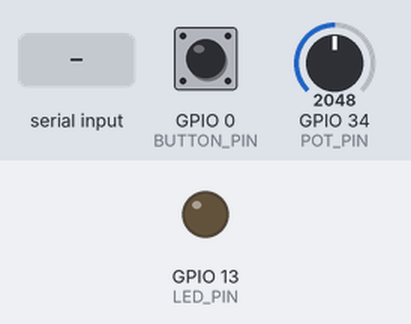
This program was run on a simulated ESP32. On the bench: output pins drawn as LEDs (lit = HIGH). Dashed ring = blinking. The inputs (shaded band) are chosen by the test bench; at power-on: GPIO 0 (BUTTON_PIN) HIGH, GPIO 34 (POT_PIN) = 2048 (analog values on the 0–4095 scale). Random numbers use the default seed unless the program sets one; nothing arrives over Bluetooth unless stated; a phone connects over Bluetooth LE 3 s after start; what the program prints to the serial monitor is not drawn.

Above: at 2.4 s.
2.5 s: GPIO 0 (BUTTON_PIN) pulled LOW for 0.15 s
5.7 s: "b" received over Serial
At 8.6 s:
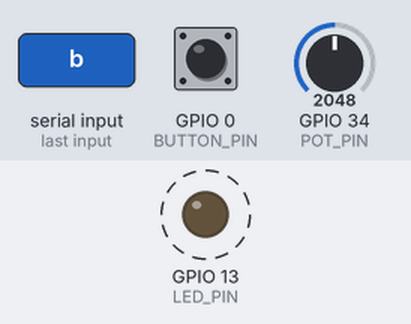
8.7 s: "a" received over Serial
11.7 s: GPIO 0 (BUTTON_PIN) pulled LOW for 1 s
14.7 s: "A" received over Serial
Timing chart, 0 to 18.7 s (numbered marks = the images above; inputs shaded):
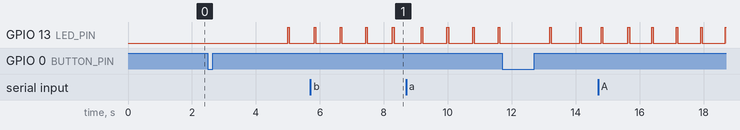

Measured:
- by itself, GPIO 13 (LED_PIN): alternates HIGH for 0.05 s and LOW for 0.72 s

The program:

main.cpp
```cpp
// =============================================================================
// CardioGuard ESP32 Holter ECG Simulator
// =============================================================================
// This firmware simulates an ESP32 board as a BLE Holter ECG device.
// Fully compatible with the mobile app (CardioGuard Patient App).
//
// Pairing protocol:
//   - Device name: "CardioGuard-SIM" (mobile app filters by "CardioGuard" prefix)
//   - ECG data via Heart Rate Service (0x180D)
//   - Battery level via Battery Service (0x180F)
//   - Firmware info via Device Information Service (0x180A)
//
// Packet Format (exactly matches mobile ECGParser.ts):
//   [0-1]  uint16  Sequence number (little-endian)
//   [2-3]  uint16  Number of samples in this packet (little-endian)
//   [4+]   int16[] Raw ADC values (little-endian, 2 bytes each)
//
// Heart rate adjustable via potentiometer (GPIO 34): 40-180 BPM
// Heartbeat indicator via built-in LED (GPIO 2)
// =============================================================================

#include <Arduino.h>
#include <BLEDevice.h>
#include <BLEServer.h>
#include <BLEUtils.h>
#include <BLE2902.h>
#include <math.h>
#include <esp_task_wdt.h>   // For watchdog control

// ─────────────────────────────────────────────────────────────────────────────
// Configuration — Values matching the mobile app
// ─────────────────────────────────────────────────────────────────────────────

// Device name (matches BLE_CONFIG.deviceNamePrefix = "CardioGuard")
#define DEVICE_NAME "CardioGuard-SIM"

// Firmware version
#define FIRMWARE_VERSION "SIM-ESP32-1.0.0"

// ─── BLE Service & Characteristic UUIDs ─────────────────────────────────────
// These are identical to mobile/src/types/device.ts → ECG_SERVICE_UUIDS.

// Heart Rate Service (ECG data is sent over this service)
#define ECG_SERVICE_UUID        "0000180d-0000-1000-8000-00805f9b34fb"
#define ECG_DATA_CHAR_UUID      "00002a37-0000-1000-8000-00805f9b34fb"

// Battery Service
#define BATTERY_SERVICE_UUID    "0000180f-0000-1000-8000-00805f9b34fb"
#define BATTERY_LEVEL_CHAR_UUID "00002a19-0000-1000-8000-00805f9b34fb"

// Device Information Service
#define DEVICE_INFO_SERVICE_UUID    "0000180a-0000-1000-8000-00805f9b34fb"
#define FIRMWARE_VERSION_CHAR_UUID  "00002a26-0000-1000-8000-00805f9b34fb"

// ─── ECG Signal Configuration ───────────────────────────────────────────────
// These match mobile/src/constants/config.ts → ECG_CONFIG.

#define SAMPLE_RATE       250     // Hz — same as sampleRate
#define ADC_TO_MV         0.00286 // Calibration factor — same as adcToMv
#define SAMPLES_PER_PACKET 8      // Number of samples per BLE packet (4+8*2=20 bytes, fits default MTU)
#define PACKET_INTERVAL_MS 32     // (1000 / SAMPLE_RATE) * SAMPLES_PER_PACKET = 32ms

// ─── Hardware Pins ──────────────────────────────────────────────────────────
// DeneyapKart A1: Built-in blue LED = GPIO 13 (LEDB)
// If using standard ESP32 DevKit, set LED_PIN to 2.
#define LED_PIN       13      // DeneyapKart A1 built-in LED (LEDB)
#define POT_PIN       34      // Potentiometer (BPM adjustment, optional)
// WARNING: "D8" label on DeneyapKart is NOT GPIO 8!
// GPIO 6-11 are connected to SPI Flash — using them causes crash.
// BOOT button (GPIO 0) is safe on all ESP32 boards.
#define BUTTON_PIN    0       // BOOT button (GPIO 0) — arrhythmia trigger

// ─── Battery Simulation ─────────────────────────────────────────────────────
#define BATTERY_START_LEVEL  95
#define BATTERY_DRAIN_INTERVAL_MS 120000  // 1% drop every 2 minutes

// ─────────────────────────────────────────────────────────────────────────────
// Global Variables
// ─────────────────────────────────────────────────────────────────────────────

BLEServer*         pServer         = nullptr;
BLECharacteristic* pECGChar        = nullptr;
BLECharacteristic* pBatteryChar    = nullptr;
BLECharacteristic* pFirmwareChar   = nullptr;

bool deviceConnected    = false;
bool oldDeviceConnected = false;
uint16_t sequenceNumber = 0;
uint8_t  batteryLevel   = BATTERY_START_LEVEL;

// ECG waveform generation
uint32_t sampleIndex     = 0;
float    heartRateBPM    = 72.0;
float    rrIntervalSamples;  // R-R interval (in samples)
float    nextRPeakAt;

// Timers
unsigned long lastPacketTime   = 0;
unsigned long lastBatteryTime  = 0;
unsigned long lastLEDTime      = 0;
bool          ledState         = false;

// Arrhythmia simulation
bool arrhythmiaMode = false;
unsigned long arrhythmiaStart = 0;
#define ARRHYTHMIA_DURATION_MS 10000  // 10-second arrhythmia

// ─────────────────────────────────────────────────────────────────────────────
// BLE Server Callbacks
// ─────────────────────────────────────────────────────────────────────────────

class MyServerCallbacks : public BLEServerCallbacks {
  void onConnect(BLEServer* server) override {
    deviceConnected = true;
    Serial.println("[BLE] Device connected!");
    // LED blinks fast → connected
  }

  void onDisconnect(BLEServer* server) override {
    deviceConnected = false;
    Serial.println("[BLE] Connection lost.");
    // Re-advertise — DO NOT USE DELAY!
    // delay() here blocks the BLE event callback and can cause
    // stack corruption. Instead, we start advertising in loop().
  }
};

// ─────────────────────────────────────────────────────────────────────────────
// ECG Waveform Generator
// ─────────────────────────────────────────────────────────────────────────────

/**
 * Gaussian function — for modeling ECG wave components.
 */
float gaussian(float x, float center, float width) {
  float diff = x - center;
  return exp(-(diff * diff) / (2.0 * width * width));
}

/**
 * Generate a single ECG sample (in mV).
 *
 * Normal sinus rhythm model:
 *   - P wave: Small positive deflection before QRS
 *   - QRS complex: Sharp R-peak, Q and S deflections
 *   - T wave: Broad positive wave after QRS
 *   - U wave: Very small (for realism)
 */
float generateECGSample(uint32_t idx) {
  // Position within beat (0.0 - 1.0)
  float beatStart = nextRPeakAt - rrIntervalSamples;
  float posInBeat = fmod((float)(idx - (uint32_t)beatStart), rrIntervalSamples) / rrIntervalSamples;
  if (posInBeat < 0) posInBeat += 1.0;

  float value = 0.0;

  if (arrhythmiaMode) {
    // ─── Arrhythmia Mode: irregular rhythm ───
    // PVC (Premature Ventricular Contraction) simulation
    float jitter = sin(idx * 0.1) * 0.15;

    // Wide QRS
    value += gaussian(posInBeat, 0.20, 0.018) * 0.08;   // Small P
    value -= gaussian(posInBeat, 0.22, 0.015) * 0.20;    // Deep Q
    value += gaussian(posInBeat, 0.25, 0.020) * 1.8;     // Tall R
    value -= gaussian(posInBeat, 0.30, 0.018) * 0.50;    // Deep S
    value += gaussian(posInBeat, 0.45, 0.060) * (-0.25); // Inverted T
    value += jitter * gaussian(posInBeat, 0.60, 0.05);
  } else {
    // ─── Normal Sinus Rhythm ───

    // P wave (at ~12% of cycle, width ~2.5%)
    value += gaussian(posInBeat, 0.12, 0.025) * 0.15;

    // Q wave (small negative deflection before R)
    value -= gaussian(posInBeat, 0.20, 0.008) * 0.10;

    // R peak (sharp positive peak)
    value += gaussian(posInBeat, 0.22, 0.010) * 1.20;

    // S wave (negative deflection after R)
    value -= gaussian(posInBeat, 0.24, 0.008) * 0.25;

    // T wave (broad positive)
    value += gaussian(posInBeat, 0.38, 0.040) * 0.30;

    // U wave (very small)
    value += gaussian(posInBeat, 0.50, 0.025) * 0.03;
  }

  // Baseline wander (very slow sinusoidal)
  value += sin((float)idx / SAMPLE_RATE * 0.3) * 0.02;

  // Noise addition (small amount — for realism)
  value += ((float)random(-100, 100) / 100.0) * 0.015;

  return value;
}

/**
 * Convert mV value to raw ADC value.
 * Mobile app does the reverse: raw * adcToMv = mV
 * So we do: mV / adcToMv = raw
 */
int16_t mvToADC(float mv) {
  return (int16_t)(mv / ADC_TO_MV);
}

// ─────────────────────────────────────────────────────────────────────────────
// BLE Packet Sending
// ─────────────────────────────────────────────────────────────────────────────

/**
 * Build ECG packet and send as BLE notification.
 *
 * Packet format (exactly matches ECGParser.ts):
 *   Byte 0-1: uint16 sequence number (little-endian)
 *   Byte 2-3: uint16 sample count (little-endian)
 *   Byte 4+:  int16[] ADC values (little-endian)
 */
void sendECGPacket() {
  // Packet size: 4 byte header + (samples * 2 bytes)
  const int packetSize = 4 + SAMPLES_PER_PACKET * 2;
  uint8_t packet[packetSize];

  // Header: sequence number (uint16 LE)
  packet[0] = sequenceNumber & 0xFF;
  packet[1] = (sequenceNumber >> 8) & 0xFF;

  // Header: sample count (uint16 LE)
  packet[2] = SAMPLES_PER_PACKET & 0xFF;
  packet[3] = (SAMPLES_PER_PACKET >> 8) & 0xFF;

  // Generate samples and write to packet
  for (int i = 0; i < SAMPLES_PER_PACKET; i++) {
    float mv = generateECGSample(sampleIndex);
    int16_t adcValue = mvToADC(mv);

    // int16 little-endian
    int offset = 4 + i * 2;
    packet[offset]     = adcValue & 0xFF;
    packet[offset + 1] = (adcValue >> 8) & 0xFF;

    sampleIndex++;

    // R-peak check — new beat
    if (sampleIndex >= (uint32_t)nextRPeakAt) {
      // HRV: vary R-R interval by ±5%
      float variation = ((float)random(-50, 50) / 1000.0) * rrIntervalSamples;
      float newRR = rrIntervalSamples + variation;

      // Irregular R-R in arrhythmia mode
      if (arrhythmiaMode) {
        float extraVariation = ((float)random(-200, 200) / 1000.0) * rrIntervalSamples;
        newRR += extraVariation;
      }

      nextRPeakAt = sampleIndex + newRR;

      // Turn on LED (heartbeat indicator)
      digitalWrite(LED_PIN, HIGH);
      ledState = true;
      lastLEDTime = millis();
    }
  }

  sequenceNumber++;

  // Send BLE notification
  pECGChar->setValue(packet, packetSize);
  pECGChar->notify();
}

// ─────────────────────────────────────────────────────────────────────────────
// BLE Service Setup
// ─────────────────────────────────────────────────────────────────────────────

void setupBLE() {
  Serial.println("[BLE] Starting...");

  // BLEDevice::init() starts the Bluedroid stack — this operation
  // can take 1-2 seconds and may trigger the watchdog.
  // We increase the timeout with esp_task_wdt.
  BLEDevice::init(DEVICE_NAME);
  delay(100);  // BLE stack settle
  Serial.println("[BLE] BLEDevice::init() completed");
  pServer = BLEDevice::createServer();
  pServer->setCallbacks(new MyServerCallbacks());

  // ═══ ECG Service (Heart Rate Service 0x180D) ═══════════════════════════
  BLEService* ecgService = pServer->createService(ECG_SERVICE_UUID);

  pECGChar = ecgService->createCharacteristic(
    ECG_DATA_CHAR_UUID,
    BLECharacteristic::PROPERTY_NOTIFY
  );
  pECGChar->addDescriptor(new BLE2902());  // CCCD — notification enable

  ecgService->start();

  // ═══ Battery Service (0x180F) ══════════════════════════════════════════
  BLEService* batteryService = pServer->createService(BATTERY_SERVICE_UUID);

  pBatteryChar = batteryService->createCharacteristic(
    BATTERY_LEVEL_CHAR_UUID,
    BLECharacteristic::PROPERTY_READ | BLECharacteristic::PROPERTY_NOTIFY
  );
  pBatteryChar->addDescriptor(new BLE2902());
  pBatteryChar->setValue(&batteryLevel, 1);

  batteryService->start();

  // ═══ Device Information Service (0x180A) ═══════════════════════════════
  BLEService* deviceInfoService = pServer->createService(DEVICE_INFO_SERVICE_UUID);

  pFirmwareChar = deviceInfoService->createCharacteristic(
    FIRMWARE_VERSION_CHAR_UUID,
    BLECharacteristic::PROPERTY_READ
  );
  pFirmwareChar->setValue(FIRMWARE_VERSION);

  deviceInfoService->start();

  // ═══ Advertising ══════════════════════════════════════════════════════
  BLEAdvertising* pAdvertising = BLEDevice::getAdvertising();
  pAdvertising->addServiceUUID(ECG_SERVICE_UUID);
  pAdvertising->setScanResponse(true);
  pAdvertising->setMinPreferred(0x06);  // Min connection interval (7.5ms)
  pAdvertising->setMaxPreferred(0x12);  // Max connection interval (22.5ms)

  BLEDevice::startAdvertising();
  Serial.println("[BLE] Advertising started - waiting for connection...");
  Serial.printf("[BLE] Device name: %s\n", DEVICE_NAME);
}

// ─────────────────────────────────────────────────────────────────────────────
// BPM Adjustment via Potentiometer
// ─────────────────────────────────────────────────────────────────────────────

/**
 * Read potentiometer value and convert to BPM.
 * ADC 0-4095 → 40-180 BPM
 * If no potentiometer is connected, default 72 BPM is used.
 */
void updateHeartRateFromPot() {
  int potValue = analogRead(POT_PIN);

  // Floating pin check (if no potentiometer connected)
  static int lastPotValue = -1;
  if (abs(potValue - lastPotValue) < 50 && lastPotValue != -1) {
    lastPotValue = potValue;
    return; // No change
  }
  lastPotValue = potValue;

  // 0-4095 → 40-180 BPM
  float newBPM = 40.0 + (potValue / 4095.0) * 140.0;

  // Smooth out sudden changes
  heartRateBPM = heartRateBPM * 0.9 + newBPM * 0.1;
  rrIntervalSamples = (60.0 / heartRateBPM) * SAMPLE_RATE;
}

// ─────────────────────────────────────────────────────────────────────────────
// Arduino Setup & Loop
// ─────────────────────────────────────────────────────────────────────────────

void setup() {
  Serial.begin(115200);
  delay(1000);  // Wait for serial port + PSRAM stabilization
  Serial.println();
  Serial.println("========================================");
  Serial.println("  CardioGuard ESP32 Holter ECG Simulator");
  Serial.println("  DeneyapKart 1A | BLE Ready");
  Serial.println("========================================");
  Serial.println();

  // PSRAM check
  if (psramFound()) {
    Serial.printf("[SYS] PSRAM: %u KB available\n", ESP.getFreePsram() / 1024);
  } else {
    Serial.println("[SYS] PSRAM not found (not an issue, not required)");
  }
  Serial.printf("[SYS] Free Heap: %u KB\n", ESP.getFreeHeap() / 1024);

  // Pin configuration
  pinMode(LED_PIN, OUTPUT);
  pinMode(BUTTON_PIN, INPUT_PULLUP);
  analogReadResolution(12);  // ESP32 ADC 12-bit

  // Initialize ECG parameters
  heartRateBPM = 72.0;
  rrIntervalSamples = (60.0 / heartRateBPM) * SAMPLE_RATE;
  nextRPeakAt = rrIntervalSamples;

  // Start BLE
  Serial.println("[BLE] Starting... (this may take 2-3 seconds)");
  delay(100);  // Give the watchdog a breather
  setupBLE();

  Serial.println();
  Serial.println("[INFO] Commands:");
  Serial.println("  - Potentiometer (GPIO 34):  BPM setting (40-180)");
  Serial.println("  - D8 button:                Arrhythmia mode");
  Serial.println("  - Serial 'b' + Enter:       Print BPM");
  Serial.println("  - Serial 'a' + Enter:       Trigger arrhythmia");
  Serial.println();
}

void loop() {
  unsigned long now = millis();

  // Feed the watchdog
  esp_task_wdt_reset();

  // ─── Connection status change ─────────────────────────────────
  if (deviceConnected && !oldDeviceConnected) {
    // New connection
    sequenceNumber = 0;
    sampleIndex = 0;
    nextRPeakAt = rrIntervalSamples;
    Serial.println("[ECG] Streaming starting...");
    oldDeviceConnected = deviceConnected;
  }
  if (!deviceConnected && oldDeviceConnected) {
    // Connection lost
    Serial.println("[ECG] Streaming stopped.");
    oldDeviceConnected = false;
    // Restart advertising — we do it here instead of the
    // onDisconnect callback because delay() inside the callback
    // blocks the BLE stack and causes broken disconnect/reconnect loops.
    delay(100);  // Minimal wait for BLE stack cleanup
    BLEDevice::startAdvertising();
    Serial.println("[BLE] Advertising restarted.");
  }

  // ─── ECG Packet Transmission ──────────────────────────────────
  if (deviceConnected && (now - lastPacketTime >= PACKET_INTERVAL_MS)) {
    lastPacketTime = now;
    sendECGPacket();

    // Print status every 250 packets (10 seconds)
    if (sequenceNumber % 250 == 0) {
      Serial.printf("[ECG] seq=%u  BPM=%.0f  battery=%u%%  arrhythmia=%s\n",
        sequenceNumber, heartRateBPM, batteryLevel,
        arrhythmiaMode ? "YES" : "no");
    }
  }

  // ─── Battery Simulation ────────────────────────────────────────
  if (now - lastBatteryTime >= BATTERY_DRAIN_INTERVAL_MS) {
    lastBatteryTime = now;
    if (batteryLevel > 5) batteryLevel--;

    if (deviceConnected) {
      pBatteryChar->setValue(&batteryLevel, 1);
      pBatteryChar->notify();
    }

    Serial.printf("[BAT] Battery: %u%%\n", batteryLevel);
  }

  // ─── LED Control ─────────────────────────────────────────────
  if (ledState && (now - lastLEDTime > 50)) {
    digitalWrite(LED_PIN, LOW);
    ledState = false;
  }

  // ─── Potentiometer (every 500ms) ───────────────────────────────
  static unsigned long lastPotRead = 0;
  if (now - lastPotRead >= 500) {
    lastPotRead = now;
    updateHeartRateFromPot();
  }

  // ─── BOOT Button → Arrhythmia Trigger ──────────────────────────
  if (digitalRead(BUTTON_PIN) == LOW) {
    if (!arrhythmiaMode) {
      arrhythmiaMode = true;
      arrhythmiaStart = now;
      Serial.println("[ECG] ⚡ Arrhythmia mode ACTIVE (PVC simulation)");
    }
  }

  // Check arrhythmia duration
  if (arrhythmiaMode && (now - arrhythmiaStart >= ARRHYTHMIA_DURATION_MS)) {
    arrhythmiaMode = false;
    Serial.println("[ECG] ✓ Normal rhythm");
  }

  // ─── Serial Port Commands ──────────────────────────────────────
  if (Serial.available()) {
    char cmd = Serial.read();
    switch (cmd) {
      case 'b':
      case 'B':
        Serial.printf("[INFO] BPM: %.1f  R-R: %.0f samples\n",
          heartRateBPM, rrIntervalSamples);
        break;
      case 'a':
      case 'A':
        arrhythmiaMode = !arrhythmiaMode;
        arrhythmiaStart = now;
        Serial.printf("[ECG] Arrhythmia: %s\n", arrhythmiaMode ? "ACTIVE" : "disabled");
        break;
      case 'r':
      case 'R':
        batteryLevel = BATTERY_START_LEVEL;
        Serial.println("[BAT] Battery reset → 95%");
        break;
      case '+':
        heartRateBPM = min(180.0f, heartRateBPM + 10.0f);
        rrIntervalSamples = (60.0 / heartRateBPM) * SAMPLE_RATE;
        Serial.printf("[ECG] BPM increased → %.0f\n", heartRateBPM);
        break;
      case '-':
        heartRateBPM = max(40.0f, heartRateBPM - 10.0f);
        rrIntervalSamples = (60.0 / heartRateBPM) * SAMPLE_RATE;
        Serial.printf("[ECG] BPM decreased → %.0f\n", heartRateBPM);
        break;
      case 'h':
      case 'H':
        Serial.println();
        Serial.println("═══ Commands ═══");
        Serial.println("  b: Show BPM");
        Serial.println("  a: Toggle arrhythmia");
        Serial.println("  r: Reset battery");
        Serial.println("  +: BPM +10");
        Serial.println("  -: BPM -10");
        Serial.println("  h: Help");
        Serial.println();
        break;
    }
  }
}
```
